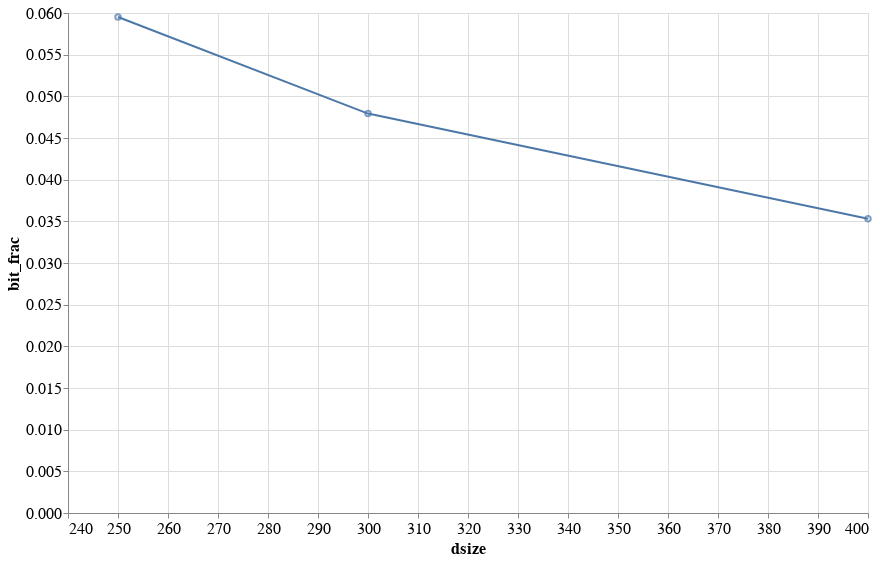

Notebook cell for this chart:
### Code cell
rec = []
for dsize, d in decoys.items():
    bit = tmol.score.ljlk.cpp_potential.cpu.block_interaction_table(d.tmol_coords, 6.0)
    bit_frac = float(bit.sum() / (bit.shape[0] * bit.shape[1]))
    rec.append(dict(dsize=dsize, bit_frac=bit_frac))

c = altair.Chart(pandas.DataFrame.from_records(rec))

sum([c.mark_line().encode(x="dsize", y="bit_frac"), c.mark_point().encode(x="dsize", y="bit_frac")])

### Figure 1 — Vega-Lite specification as saved in the notebook (floating-point values rounded to 4 significant figures)
{"$schema": "https://vega.github.io/schema/vega-lite/v2.6.0.json", "config": {"axis": {"labelFontSize": 16, "titleFontSize": 16}, "header": {"labelFontSize": 16, "titleFontSize": 16}, "legend": {"labelFontSize": 16, "titleFontSize": 16}, "title": {"fontSize": 16}, "view": {"height": 500, "width": 800}}, "datasets": {"data-d6d3afee4e307aa2b13f042dd7275ffb": [{"bit_frac": 0.03531, "dsize": 400}, {"bit_frac": 0.05953, "dsize": 250}, {"bit_frac": 0.04793, "dsize": 300}]}, "layer": [{"data": {"name": "data-d6d3afee4e307aa2b13f042dd7275ffb"}, "encoding": {"x": {"field": "dsize", "type": "quantitative"}, "y": {"field": "bit_frac", "type": "quantitative"}}, "mark": "line"}, {"data": {"name": "data-d6d3afee4e307aa2b13f042dd7275ffb"}, "encoding": {"x": {"field": "dsize", "type": "quantitative"}, "y": {"field": "bit_frac", "type": "quantitative"}}, "mark": "point"}]}
